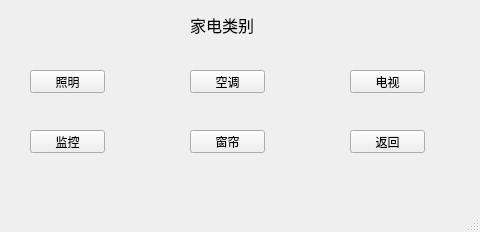
<?xml version="1.0" encoding="UTF-8"?>
<ui version="4.0">
 <class>Type</class>
 <widget class="QMainWindow" name="Type">
  <property name="geometry">
   <rect>
    <x>0</x>
    <y>0</y>
    <width>480</width>
    <height>232</height>
   </rect>
  </property>
  <property name="windowTitle">
   <string>MainWindow</string>
  </property>
  <widget class="QWidget" name="centralwidget">
   <widget class="QLabel" name="label">
    <property name="geometry">
     <rect>
      <x>190</x>
      <y>10</y>
      <width>71</width>
      <height>31</height>
     </rect>
    </property>
    <property name="text">
     <string>&lt;html&gt;&lt;head/&gt;&lt;body&gt;&lt;p&gt;&lt;span style=&quot; font-size:12pt;&quot;&gt;家电类别&lt;/span&gt;&lt;/p&gt;&lt;/body&gt;&lt;/html&gt;</string>
    </property>
   </widget>
   <widget class="QPushButton" name="light">
    <property name="geometry">
     <rect>
      <x>30</x>
      <y>70</y>
      <width>75</width>
      <height>23</height>
     </rect>
    </property>
    <property name="text">
     <string>照明</string>
    </property>
   </widget>
   <widget class="QPushButton" name="kongtiao">
    <property name="geometry">
     <rect>
      <x>190</x>
      <y>70</y>
      <width>75</width>
      <height>23</height>
     </rect>
    </property>
    <property name="text">
     <string>空调</string>
    </property>
   </widget>
   <widget class="QPushButton" name="TV">
    <property name="geometry">
     <rect>
      <x>350</x>
      <y>70</y>
      <width>75</width>
      <height>23</height>
     </rect>
    </property>
    <property name="text">
     <string>电视</string>
    </property>
   </widget>
   <widget class="QPushButton" name="monitor">
    <property name="geometry">
     <rect>
      <x>30</x>
      <y>130</y>
      <width>75</width>
      <height>23</height>
     </rect>
    </property>
    <property name="text">
     <string>监控</string>
    </property>
   </widget>
   <widget class="QPushButton" name="curtain">
    <property name="geometry">
     <rect>
      <x>190</x>
      <y>130</y>
      <width>75</width>
      <height>23</height>
     </rect>
    </property>
    <property name="text">
     <string>窗帘</string>
    </property>
   </widget>
   <widget class="QPushButton" name="exit">
    <property name="geometry">
     <rect>
      <x>350</x>
      <y>130</y>
      <width>75</width>
      <height>23</height>
     </rect>
    </property>
    <property name="text">
     <string>返回</string>
    </property>
   </widget>
  </widget>
  <widget class="QMenuBar" name="menubar">
   <property name="geometry">
    <rect>
     <x>0</x>
     <y>0</y>
     <width>480</width>
     <height>23</height>
    </rect>
   </property>
  </widget>
  <widget class="QStatusBar" name="statusbar"/>
 </widget>
 <resources/>
 <connections/>
</ui>
